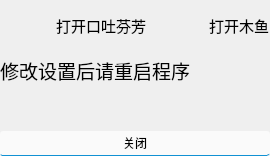
     <widget class="QWidget" name="tab_3">
      <attribute name="title">
       <string>彩蛋设置</string>
      </attribute>
      <layout class="QHBoxLayout" name="horizontalLayout_6">
       <property name="leftMargin">
        <number>0</number>
       </property>
       <property name="topMargin">
        <number>0</number>
       </property>
       <property name="rightMargin">
        <number>0</number>
       </property>
       <property name="bottomMargin">
        <number>0</number>
       </property>
       <item>
        <layout class="QVBoxLayout" name="verticalLayout_4" stretch="1,2,5,1">
         <item>
          <layout class="QHBoxLayout" name="horizontalLayout_7">
           <item>
            <widget class="QCheckBox" name="checkBox_2">
             <property name="font">
              <font>
               <pointsize>11</pointsize>
              </font>
             </property>
             <property name="styleSheet">
              <string notr="true">QCheckBox{
border:none;
}

QCheckBox::indicator{/*选择框尺寸*/
    border: 0px solid #b1b1b1;
	width: 50px;
	height: 50px;
}
QCheckBox::indicator:unchecked{
image:url(&quot;:/res/checkbutton/unchecked.png&quot;);
}
QCheckBox::indicator:checked{
image:url(&quot;:/res/checkbutton/checked.png&quot;);
}
QCheckBox:hover{
color:#1191d3;
}</string>
             </property>
             <property name="text">
              <string>打开口吐芬芳</string>
             </property>
            </widget>
           </item>
           <item>
            <widget class="QCheckBox" name="checkBox">
             <property name="font">
              <font>
               <pointsize>11</pointsize>
              </font>
             </property>
             <property name="styleSheet">
              <string notr="true">QCheckBox{
border:none;
}

QCheckBox::indicator{/*选择框尺寸*/
    border: 0px solid #b1b1b1;
	width: 50px;
	height: 50px;
}
QCheckBox::indicator:unchecked{
image:url(&quot;:/res/checkbutton/unchecked.png&quot;);
}
QCheckBox::indicator:checked{
image:url(&quot;:/res/checkbutton/checked.png&quot;);
}
QCheckBox:hover{
color:#1191d3;
}</string>
             </property>
             <property name="text">
              <string>打开木鱼</string>
             </property>
            </widget>
           </item>
          </layout>
         </item>
         <item>
          <widget class="QLabel" name="label_9">
           <property name="font">
            <font>
             <pointsize>14</pointsize>
            </font>
           </property>
           <property name="text">
            <string>修改设置后请重启程序</string>
           </property>
          </widget>
         </item>
         <item>
          <spacer name="verticalSpacer_3">
           <property name="orientation">
            <enum>Qt::Orientation::Vertical</enum>
           </property>
           <property name="sizeHint" stdset="0">
            <size>
             <width>20</width>
             <height>40</height>
            </size>
           </property>
          </spacer>
         </item>
         <item>
          <layout class="QHBoxLayout" name="horizontalLayout_9" stretch="1">
           <item>
            <widget class="QPushButton" name="pushButton_2">
             <property name="styleSheet">
              <string notr="true">QPushButton{

border-bottom: 1px solid #1191d3;; /* 边框宽度为1px，颜色为#A0A0A0 */
	border-radius: 3px; /* 边框圆角 */
	
	background-color: #FAFAFA; /* 背景颜色 */
	color: #000000; /* 文本颜色 */
	padding:3px;

}
QPushButton:hover{
border-bottom: 1px solid rgb(255, 58, 58);
}
</string>
             </property>
             <property name="text">
              <string>关闭</string>
             </property>
            </widget>
           </item>
          </layout>
         </item>
        </layout>
       </item>
      </layout>
     </widget>
